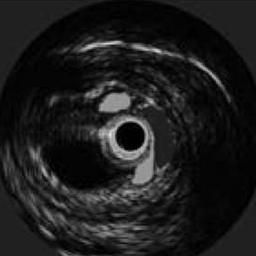
%> input picture Mixture Model Distributions in Image Processing/Matlab Sourcecode/Major part2/Dataset/4.jpg, 256 x 256 px
$ octave morphology.m   (GNU Octave 9; MATLAB toolbox functions it lacks are replaced by stand-ins)
%> lines starting %> are read from the running program, lines starting %| are printed output that depends on the picture; in (x1, y1, x2, y2) boxes, pixels count from 0 and x2, y2 are one past the last pixel; in counts of white or black regions, pixels touching at a corner belong together; the program's own positions count from 1

img=imread('4.jpg');
%> img is the input picture: size 256x256 uint8; min 0, max 228, mean 28.9
n1=img;
x=im2bw(n1);
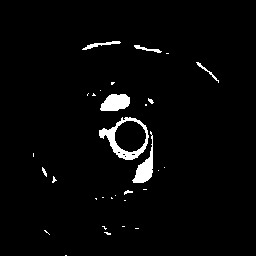
%> x: size 256x256 logical; 2.8% white; 31 white regions (22 under 20 px), largest, box (x1, y1, x2, y2) and area: (99, 117, 149, 160) 630, (100, 94, 130, 111) 395, (132, 131, 153, 183) 395
figure(2),imshow(x);
se = strel('disk',3);
BW= imerode(x,se);
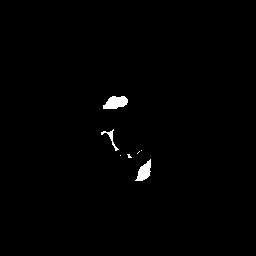
%> BW: size 256x256 logical; 0.81% white; 7 white regions (4 under 20 px), largest, box (x1, y1, x2, y2) and area: (103, 96, 128, 109) 240, (135, 159, 151, 181) 195, (101, 129, 119, 151) 79
figure(3),imshow(BW);
h=im2double(n1);
i=im2double(BW);
v=imadd(h,i);
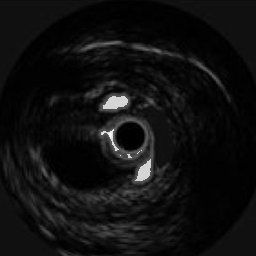
%> v: size 256x256 double; min 0, max 1.89, mean 0.121; drawn with min black and max white
im2(:,:,1)=v;
im2(:,:,2)=v;
im2(:,:,3)=v;
for i=1:256
for j=1:256
if v(i,j)>1.5:1.8
%im2(i,j,1)=255;im2(i,j,3)=0;im2(i,j,2)=0;else im2(i,j,1)=v(i,j);
im2(i,j,2)=255;im2(i,j,3)=0;im2(i,j,1)=0;else im2(i,j,2)=v(i,j);
%im2(i,j,3)=255;im2(i,j,2)=0;im2(i,j,1)=0;else im2(i,j,3)=v(i,j);
%im2(i,j,3)=255;im2(i,j,2)=0;im2(i,j,1)=255;
%im2(i,j,2)=255;im2(i,j,3)=0;im2(i,j,1)=255;
end
end
end
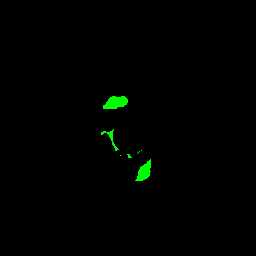
%> im2: size 256x256x3 double; mean R, G, B 0.1, 2.2, 0.1
figure(4),imshow(im2);
%> after `imshow(im2)`:
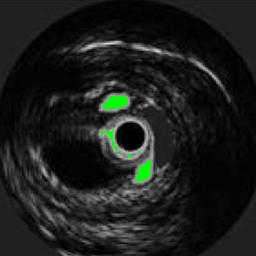
%> displayed picture: size 256x256x3, on the screen's scale of 0 to 255; mean R, G, B 27.6, 29.7, 27.6
Img=BW;
%b=abs(BW);
r=mean(mean(BW));
%> r = 0.0081
volume=r
%> volume = 0.0081

$ run again, with Mixture Model Distributions in Image Processing/Matlab Sourcecode/Major part2/Dataset/2.jpg copied over Mixture Model Distributions in Image Processing/Matlab Sourcecode/Major part2/Dataset/4.jpg
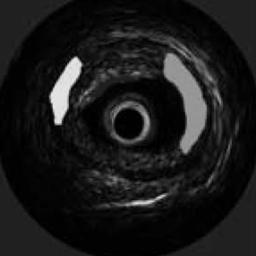
%> input picture Mixture Model Distributions in Image Processing/Matlab Sourcecode/Major part2/Dataset/2.jpg, 256 x 256 px
%> img is the input picture: size 256x256 uint8; min 0, max 238, mean 25.8
%> x: size 256x256 logical; 4.4% white; 14 white regions (10 under 20 px), largest, box (x1, y1, x2, y2) and area: (164, 54, 206, 153) 1686, (50, 57, 82, 125) 982, (126, 195, 166, 206) 113, (142, 112, 149, 133) 70
%> BW: size 256x256 logical; 2.8% white; 2 white regions, box (x1, y1, x2, y2) and area: (166, 56, 204, 149) 1193, (52, 59, 80, 123) 651
%> after the loop `for i=1:256`:
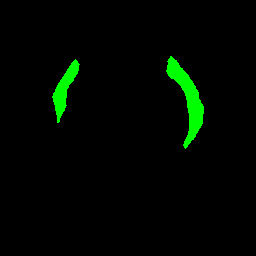
%> im2: size 256x256x3 double; mean R, G, B 0.1, 7.3, 0.1
%> `imshow(im2)`:
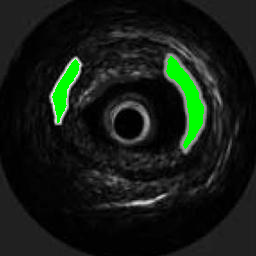
%> displayed picture: size 256x256x3, on the screen's scale of 0 to 255; mean R, G, B 20.8, 28, 20.8
%> r = 0.0281
